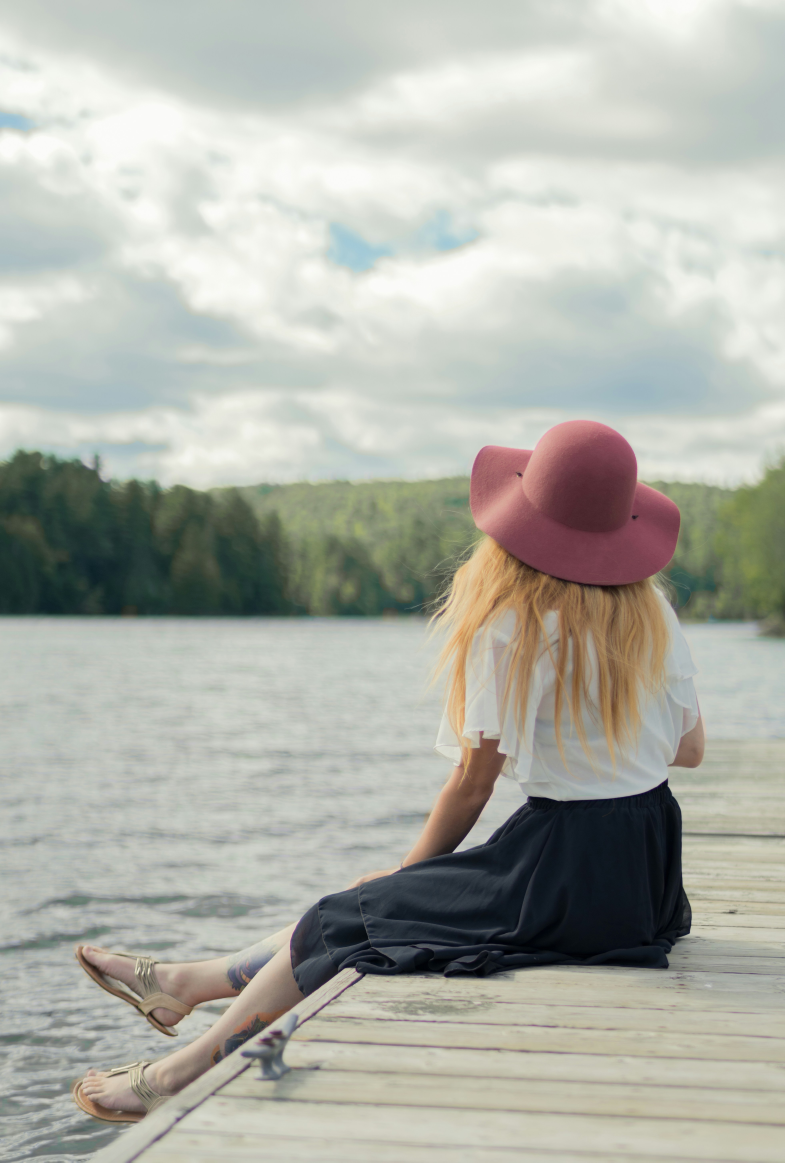
#> input picture images/mix909-AsJirOOLN_s-unsplash.jpg, 3923 x 5811 px, found by its file name (shown at 1/5 size)
$ jupyter execute --allow-errors DiffusionModels_InPainting.ipynb   (shell and % lines are left out)
#> lines starting #> are read from the running program, lines starting #| are printed output that depends on the picture
<a href="https://colab.research.google.com/github/Ramsi-K/GANs/blob/main/DiffusionModels_InPainting.ipynb" target="_parent"></a>

[cell 1]
import torch
import torchvision

torch.__version__, torchvision.__version__ ## incompatible 2.2 + 0.16

[cell 2]
import torch
import torchvision

torch.__version__, torchvision.__version__ ## compatible

[cell 3]
### General Libraries

[cell 4]
### Sam libraries

[cell 5]
### Import libraries
import torch
from torchvision import transforms
from torchvision.transforms.functional import to_pil_image, to_tensor

import PIL, cv2
from PIL import Image

from io import BytesIO
from IPython.display import display
import base64, json, requests
from matplotlib import pyplot as plt

import numpy as np
import copy

from numpy import asarray

import sys

from segment_anything import sam_model_registry, SamAutomaticMaskGenerator, SamPredictor

[cell 6]
### Downloading checkpoint file to same folder where the notebook is

[cell 7]
### import Stable Diffusion model
from diffusers import StableDiffusionInpaintPipeline, EulerDiscreteScheduler

model_dir="stabilityai/stable-diffusion-2-inpainting"

### The scheduler determine the algorithm used to produce new samples during the denoising process
#> (the rest of this cell did not finish here and is left out)

[cell 8]
### Example image from unsplash.com
### Photo by Lac McGregor, Canada
### Free to use under the Unsplash License
### Link: https://unsplash.com/photos/AsJirOOLN_s

### IMPORTANT: Upload the unsplash image inside the same folder where the notebook is

target_width, target_height = 512,512 # if you have memory issues, reduce even more the target size
source_image = Image.open('mix909-AsJirOOLN_s-unsplash.jpg')
#> source_image is the input picture: PIL image 3923x5811 RGB; mean R, G, B 174.5, 176.4, 167.7

width, height = source_image.size
#> width = 3923; height = 5811
print(f"Source image size: {source_image.size}")
#| Source image size: (3923, 5811)

# We make the image square
source_image = source_image.crop((0, height-width , width , height))  # box=(left, upper, right, lower)
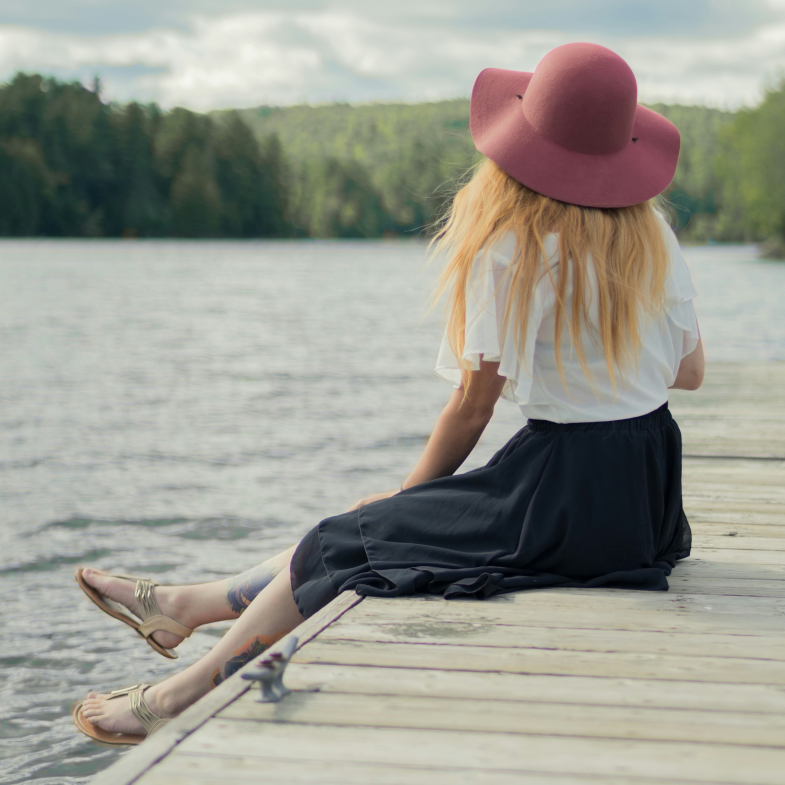
#> source_image: PIL image 3923x3923 RGB (shown at 1/5 size); mean R, G, B 154.5, 154.6, 144.6

# We resize the image to the target dimensions (so that it uses less memory)
source_image = source_image.resize((target_width, target_height), Image.LANCZOS )
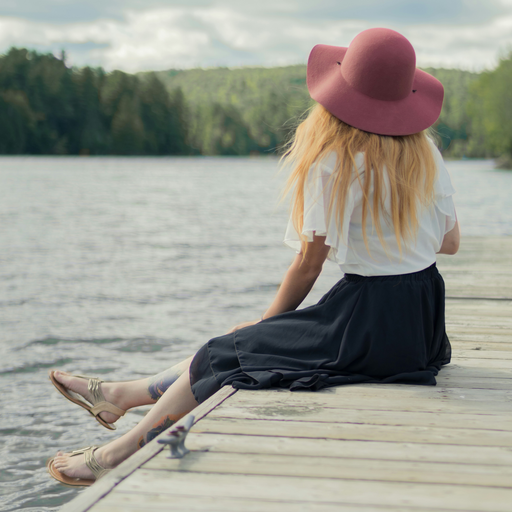
#> source_image: PIL image 512x512 RGB; mean R, G, B 154.5, 154.6, 144.6
print(f"Target image size: {source_image.size}")
#| Target image size: (512, 512)

### we convert the image into an array in order to use it later with the segmentation model
segmentation_image = asarray(source_image)

display(source_image)

[cell 9]
### Initialize Segment Anything Model

sam_checkpoint = "sam_vit_h_4b8939.pth"
model_type = "vit_h"

device = "cuda"

#> (the rest of this cell did not finish here and is left out)

#> (a cell that did not finish here is left out)

[cell 11]
### Declare function to visualize the masks generated together with a number that identifies each of them

# [38 lines left out: function show_anns, not called in this run]

[cell 12]
### Display Masks with a number identifying each of them

plt.figure(figsize=(20,20))
#> (this line was passed over: IPython is not available in this run)
plt.imshow(source_image)
#> (this line was passed over: IPython is not available in this run)

$ run again, with images/inpainting-ground.png saved as images/mix909-AsJirOOLN_s-unsplash.jpg
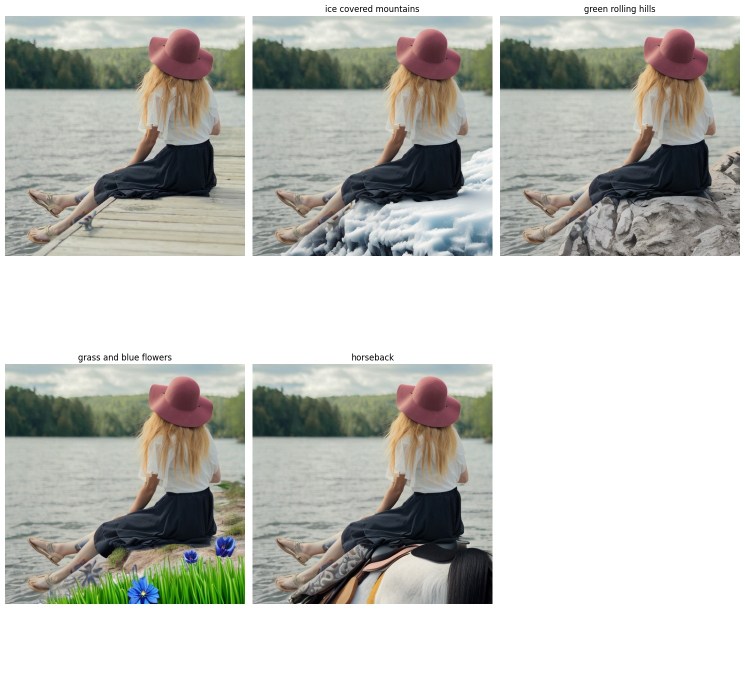
#> input picture images/inpainting-ground.png, 1489 x 1365 px, found by its file name (shown at 1/2 size)
#> source_image is the input picture: PIL image 1489x1365 RGB; mean R, G, B 192.3, 193.3, 187.9
#| Source image size: (1489, 1365)
#> `source_image = source_image.crop((0, height-width , width , height))`:
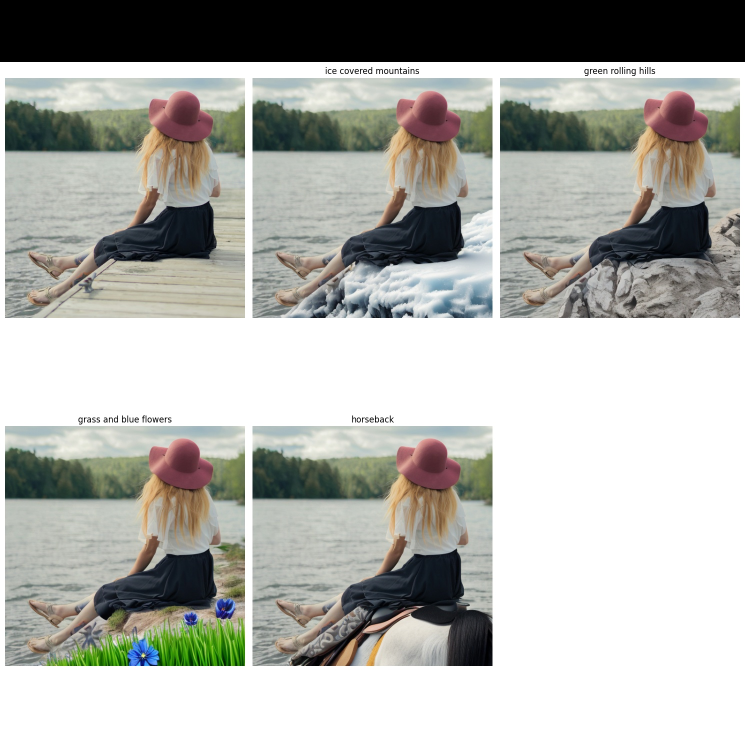
#> source_image: PIL image 1489x1489 RGB (shown at 1/2 size); mean R, G, B 176.3, 177.2, 172.2
#> `source_image = source_image.resize((target_width, target_height), Imag..`:
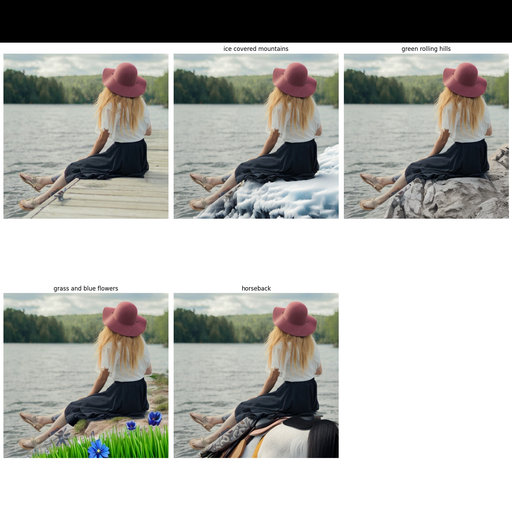
#> source_image: PIL image 512x512 RGB; mean R, G, B 176.2, 177.1, 172.2
#| Target image size: (512, 512)
